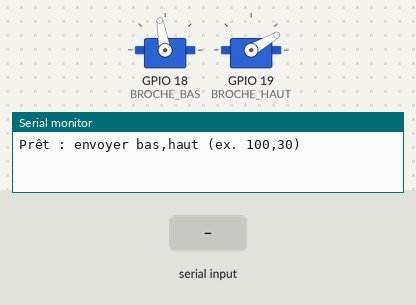
Recording of a sketch running on a simulated ESP32. On the bench: 2 × servo, the last lines printed to the serial monitor. The test bench sets the inputs (shaded band).

Above: at 1.2 s.
1.3 s: "90,45\n" received over Serial
At 2.0 s:
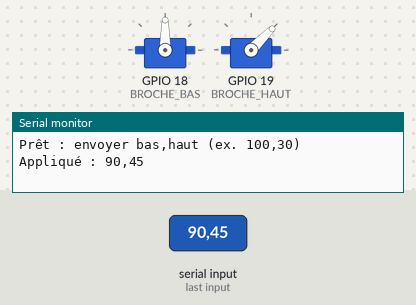
2.8 s: "30,150\n" received over Serial
At 3.1 s:
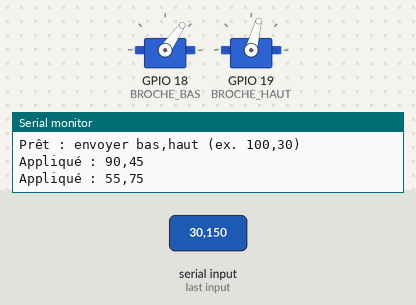
Timing chart, 0 to 5.8 s (numbered marks = the images above; inputs shaded):
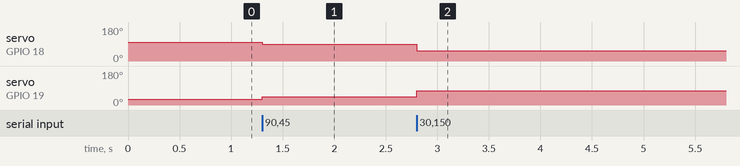

Measured:
- after the input at 1.3 s, servo on GPIO 18 (BROCHE_BAS): 100° → 90° at once; servo on GPIO 19 (BROCHE_HAUT): 30° → 45° at once
- after the input at 2.8 s, servo on GPIO 18 (BROCHE_BAS): 90° → 55° at once; servo on GPIO 19 (BROCHE_HAUT): 45° → 75° at once

The sketch:

suivi_camera.ino
```cpp
// OBSOLÈTE (2026-11-13) : essai 3, remplacé par suivi_fluide/suivi_fluide.ino.
// Sert encore de référence au banc de mesure (banc_mesure/banc.py essai3).
// À supprimer au nettoyage.
// suivi_camera.ino
// Essai 3 de la tourelle, côté ESP32 : reçoit des angles par l'USB et les
// applique aux servos. C'est le PC (suivi_balle.py) qui voit la balle et
// calcule les angles ; l'ESP32 ne fait qu'exécuter.
//
// Format reçu : une ligne "bas,haut" en degrés, par exemple "100,30".
// Test sans Python : moniteur série à 115200 bauds, taper "120,40" puis Entrée.
//
// Branchement : le même que balayage.ino
//   fils bruns                              -> GND
//   fils rouges                             -> VIN (5 V venant de l'USB)
//   orange du servo du bas  (gauche/droite) -> D18
//   orange du servo du haut (haut/bas)      -> D19

#include <ESP32Servo.h>

// Broches de signal des servos
const int BROCHE_BAS = 18;
const int BROCHE_HAUT = 19;

// Centres mesurés sur la monture (caméra droit devant)
const int CENTRE_BAS = 100;
const int CENTRE_HAUT = 30;

// Écart maximal autorisé de part et d'autre du centre, pour protéger la monture
const int AMPLITUDE = 45;

Servo servoBas;
Servo servoHaut;

// Garde un angle dans la plage autorisée autour du centre et dans 0° à 180°
int limiter(int angle, int centre) {
  int mini = max(centre - AMPLITUDE, 0);
  int maxi = min(centre + AMPLITUDE, 180);
  return constrain(angle, mini, maxi);
}

void setup() {
  Serial.begin(115200);
  // Attend au plus 50 ms la fin d'une ligne en cours de réception
  Serial.setTimeout(50);

  // Réserve les minuteries PWM de l'ESP32 (comme l'exemple de la bibliothèque)
  ESP32PWM::allocateTimer(0);
  ESP32PWM::allocateTimer(1);
  ESP32PWM::allocateTimer(2);
  ESP32PWM::allocateTimer(3);

  // Un servo SG90 attend une impulsion toutes les 20 ms, soit 50 Hz
  servoBas.setPeriodHertz(50);
  servoHaut.setPeriodHertz(50);

  // Largeur d'impulsion pour 0° et 180°, en microsecondes (valeurs usuelles du SG90)
  servoBas.attach(BROCHE_BAS, 500, 2400);
  servoHaut.attach(BROCHE_HAUT, 500, 2400);

  // Départ : la tourelle au centre
  servoBas.write(CENTRE_BAS);
  servoHaut.write(CENTRE_HAUT);
  Serial.println("Prêt : envoyer bas,haut (ex. 100,30)");
}

void loop() {
  if (Serial.available() == 0) {
    return;
  }

  // Lit une ligne complète, puis en extrait les deux angles
  String ligne = Serial.readStringUntil('\n');
  int bas, haut;
  if (sscanf(ligne.c_str(), "%d,%d", &bas, &haut) != 2) {
    Serial.println("Format attendu : bas,haut (ex. 100,30)");
    return;
  }

  bas = limiter(bas, CENTRE_BAS);
  haut = limiter(haut, CENTRE_HAUT);
  servoBas.write(bas);
  servoHaut.write(haut);

  // Renvoie les angles réellement appliqués (après limites)
  Serial.printf("Appliqué : %d,%d\n", bas, haut);
}
```
